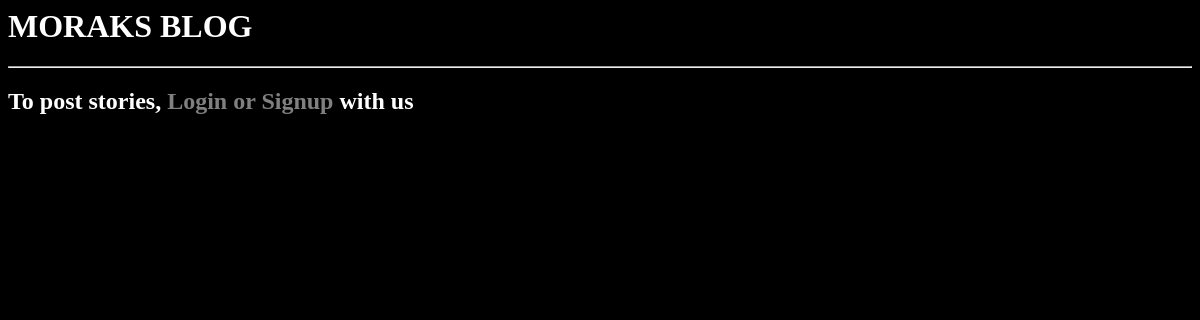
/homepage/, run on an earlier commit of the app's database.
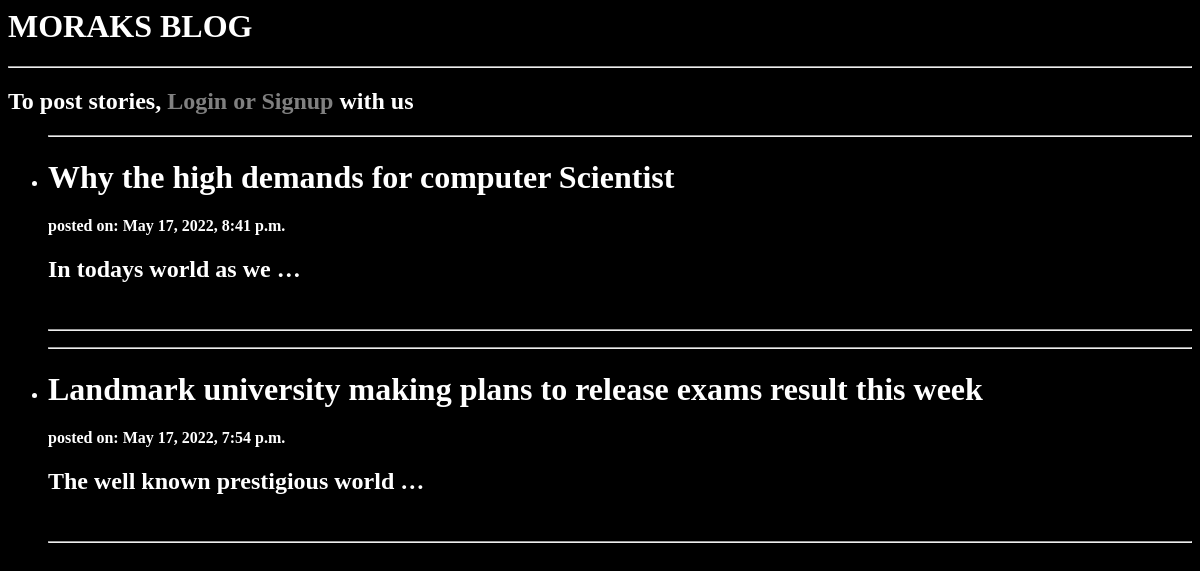
And on a later commit of the database.
### web_app/models.py (models this page shows, shortened)
class Blog(models.Model):
    headline = models.CharField(max_length=250)
    content = models.CharField(max_length=2050)
    time_created = models.DateTimeField(default=datetime.now, blank=True)

### web_app/views.py (the view)
# urls.py: path('homepage/', views.homepage, name='homepage'),
def homepage(request):
    blog = Blog.objects.all()
    return render(request, 'homepage.html', {"blog": blog})

### templates/homepage.html (shortened to what this page needs)
{% extends 'index.html' %}
{% block content %}
{% if user.is_authenticated %}
    <table border="0">
        <tr>
            <th><h2>Active User: {{ user.username }}</h2></th>
        </tr>
        <tr>
            <td><a href="/space">Your Space</a></td>
            <td><a href="/logging_out">logout</a></td>
        </tr>
    </table>
    <hr>
{% else %}
    <p>
        <h2>To post stories, <a style="text-decoration: none;" href="logging_in">Login or Signup</a> with us</h2>
    </p>
{% endif %}
{% for blog in blog reversed %}
<ul>
    <hr>
        <a style="text-decoration: none; color: white;" href="/post/{{blog.id}}">
            <li>
                <h1>{{ blog.headline }}</h1>
                <h4>posted on: {{ blog.time_created }}</h4>
                <h2>{{ blog.content|truncatewords:'5'}}</h2>
                <br>
            </li>
        </a>
    <hr>
</ul>
{% endfor %}
{% endblock %}

### templates/index.html (shortened to what this page needs)
{% load static %}
<link rel="stylesheet" href="{% static 'style.css' %}">
<!DOCTYPE html>
<html lang="en">
<head>
</head>
<body>
<h1>MORAKS BLOG</h1>
<hr>
{% block content %}{% endblock %}
</body>
</html>

### static/style.css (style rules this page uses)
body { color: white; background-color: black }
a { text-decoration: none; color: grey; }

What changed in the data, as far as the page shows it:
added Blog: headline "Why the high demands for computer Scientist", time_created "May 17, 2022, 8:41 p.m.", content "In todays world as we …"
added Blog: headline "Landmark university making plans to release exams result this week", time_created "May 17, 2022, 7:54 p.m.", content "The well known prestigious world …"
